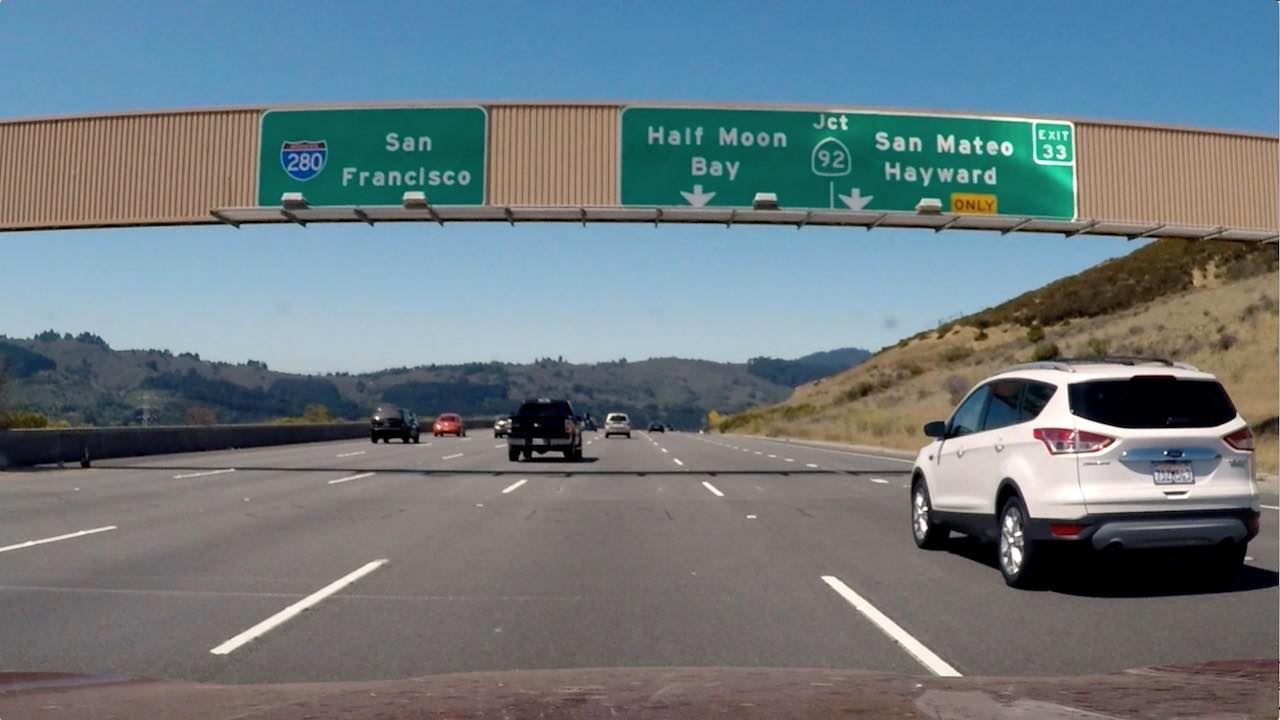
#> input picture Images/sobel_test.png, 1280 x 720 px
$ python HoughGUI.py Images/sobel_test.png
#> lines starting #> are read from the running program, lines starting #| are printed output that depends on the picture; after the words box and inside, x2 and y2 are one past the last pixel; in counts of white or black regions, pixels touching at a corner belong together
import numpy as np
import cv2
import os
import argparse

class GUI:
    def __init__(self, image, roi,):
        self.image = image
        self.roi = roi
        self.rho = 1
        self.theta_bar = 1
        self.theta = self.theta_bar * (np.pi / 180)
        self.threshold = 1
        self.min_line_len = 1
        self.max_line_gap = 1
        self.alpha = 0.3
        self.beta = 1 - self.alpha

        cv2.namedWindow("Hough Transform")
        cv2.moveWindow("Hough Transform", 100,100)
        cv2.createTrackbar('Rho', "Hough Transform", self.rho, 10, self.onChange_rho)
        cv2.createTrackbar('Theta', "Hough Transform", self.theta_bar, 10, self.onChange_theta)
        cv2.createTrackbar('Threshold', "Hough Transform", self.threshold, 100, self.onChange_threshold)
        cv2.createTrackbar('Min line length', "Hough Transform", self.min_line_len, 100, self.onChange_minlinelen)
        cv2.createTrackbar('Max line gap', "Hough Transform", self.max_line_gap, 100, self.onChange_maxlinegap)

        self.render()
        cv2.waitKey(0)
        cv2.destroyWindow("Hough Transform")

    def onChange_rho(self,value):
        value = max(1, value)
        self.rho = value
        self.render()

    def onChange_theta(self,value):
        value = max(1, value)
        self.theta = value * (np.pi / 180)
        self.render()

    def onChange_threshold(self,value):
        value = max(1, value)
        self.threshold = value
        self.render()

    def onChange_minlinelen(self,value):
        value = max(1, value)
        self.min_line_len = value
        self.render()

    def onChange_maxlinegap(self,value):
        value = max(1, value)
        self.max_line_gap = value
        self.render()

    def render(self):
        self.lines = cv2.HoughLinesP(self.roi, self.rho, self.theta, self.threshold, np.array ([ ]), self.min_line_len, self.max_line_gap)
        self.img_lines = np.zeros((self.image.shape[0], self.image.shape[1], 3), dtype=np.uint8)
        self.draw_lines(self.img_lines, self.lines)
        self.img_merged = cv2.addWeighted(self.image, self.alpha, self.img_lines, self.beta, 0)

        cv2.putText(self.img_merged, "Lines detected: {:.0f}".format(len(self.lines)), (10,20), \
            cv2.FONT_HERSHEY_PLAIN,1,(255,255,255),1)
        cv2.putText(self.img_merged, "Rho: {}".format(self.rho), (10,40), \
            cv2.FONT_HERSHEY_PLAIN,1,(255,255,255),1)
        cv2.putText(self.img_merged, "Theta: {:.0f} x pi / 180".format(self.theta * (180/np.pi)), (10,60), \
            cv2.FONT_HERSHEY_PLAIN,1,(255,255,255),1)
        cv2.putText(self.img_merged, "Threshold: {}".format(self.threshold), (10,80), \
            cv2.FONT_HERSHEY_PLAIN,1,(255,255,255),1)
        cv2.putText(self.img_merged, "Min line length: {}".format(self.min_line_len), (10,100), \
            cv2.FONT_HERSHEY_PLAIN,1,(255,255,255),1)
        cv2.putText(self.img_merged, "Max line gap: {}".format(self.max_line_gap), (10,120), \
            cv2.FONT_HERSHEY_PLAIN,1,(255,255,255),1)
        cv2.imshow("Hough Transform", self.img_merged)

    def draw_lines(self, img, lines, color=[0, 0, 255], thickness=2):
        for line in lines:
            for x1,y1,x2,y2 in line:
                cv2.line(img, (x1, y1), (x2, y2), color, thickness)


def main():
    parser = argparse.ArgumentParser()
    parser.add_argument("image", help = "image filename for hough lines")
    args = parser.parse_args()
    filename = os.path.basename(args.image)
    [imagename, fileext] = filename.split(".", 1)
    image = cv2.cvtColor(cv2.imread(args.image), cv2.COLOR_BGR2GRAY)
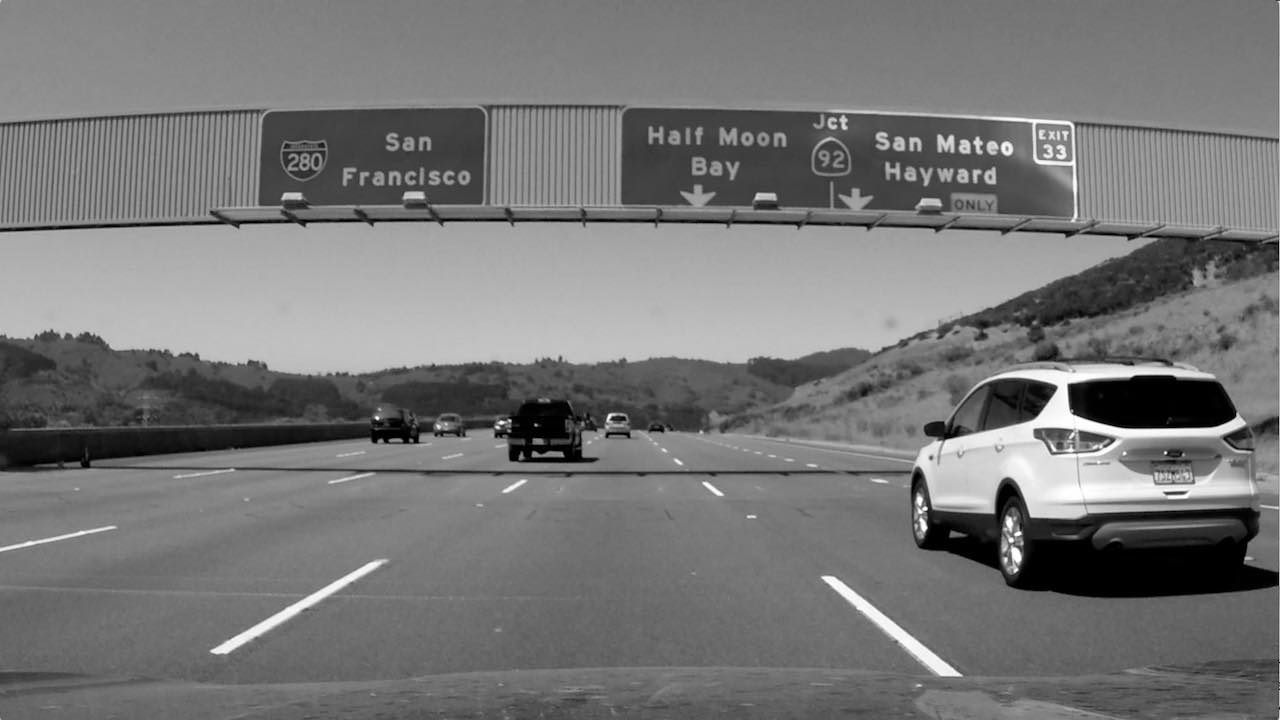
#> image: shape (720, 1280); min 0, max 255, mean 118.6
    canvas = np.zeros((image.shape[0], image.shape[1], 3), dtype=np.uint8)
    hough = GUI(canvas, image)
#> in __init__, `self.image = image`: self.image: shape (720, 1280, 3); every value is 0
#> in render, `self.lines = cv2.HoughLinesP(self.roi, self.rho, self.theta, self.thre..`: self.lines = 2091 rows, first 6: [1142, 383, 1142, 0], [997, 559, 997, 0], [576, 719, 576, 0], [431, 719, 431, 0], [354, 719, 354, 0], [822, 719, 822, 0]
#> the loop in draw_lines, `for line in lines:` made 2091 passes
#> after the loop in draw_lines, `for line in lines:`:
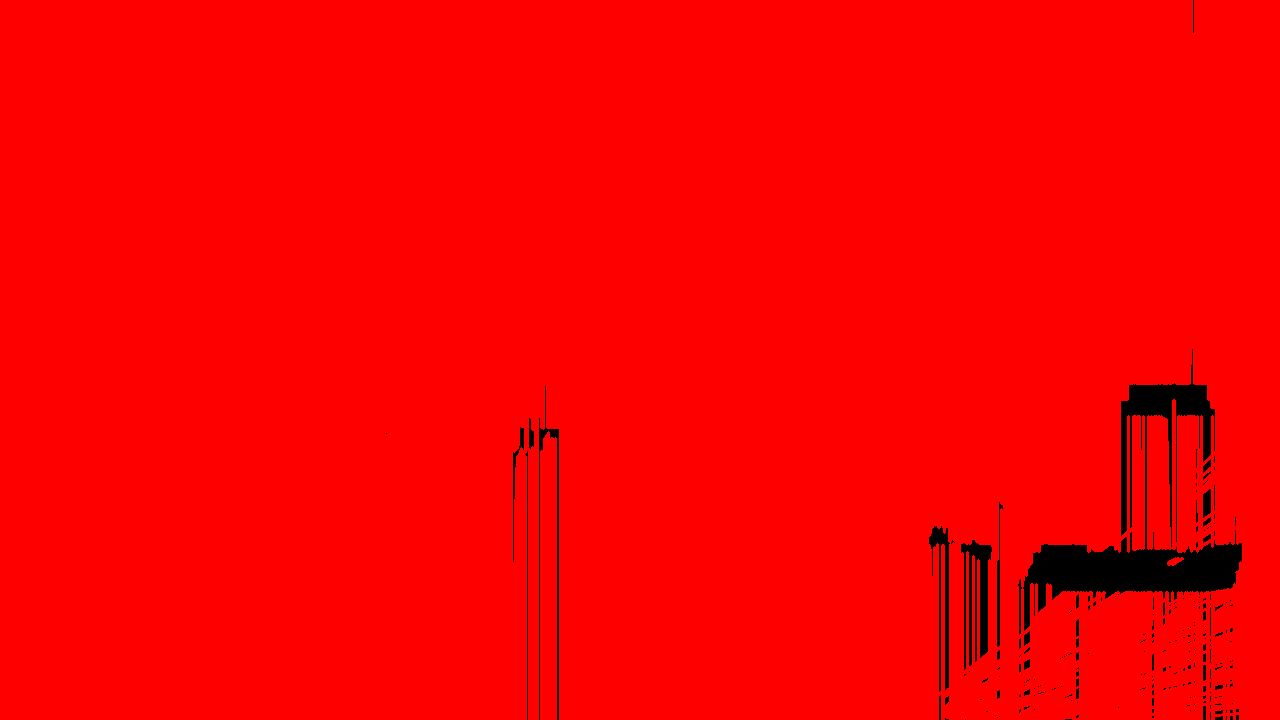
#> img: shape (720, 1280, 3); mean of channels 0, 1, 2 0, 0, 249; drawn as B, G, R
#> in render, `cv2.putText(self.img_merged, "Lines detected: {:.0f}".format(len(self...`: self.img_merged: shape (720, 1280, 3); mean of channels 0, 1, 2 0.1, 0.1, 173.9
#> in render, `cv2.putText(self.img_merged, "Rho: {}".format(self.rho), (10,40), \ cv..`: self.img_merged: shape (720, 1280, 3); mean of channels 0, 1, 2 0.1, 0.1, 173.9
#> in render, `cv2.putText(self.img_merged, "Theta: {:.0f} x pi / 180".format(self.th..`: self.img_merged: shape (720, 1280, 3); mean of channels 0, 1, 2 0.2, 0.2, 173.9
#> in render, `cv2.putText(self.img_merged, "Threshold: {}".format(self.threshold), (..`:
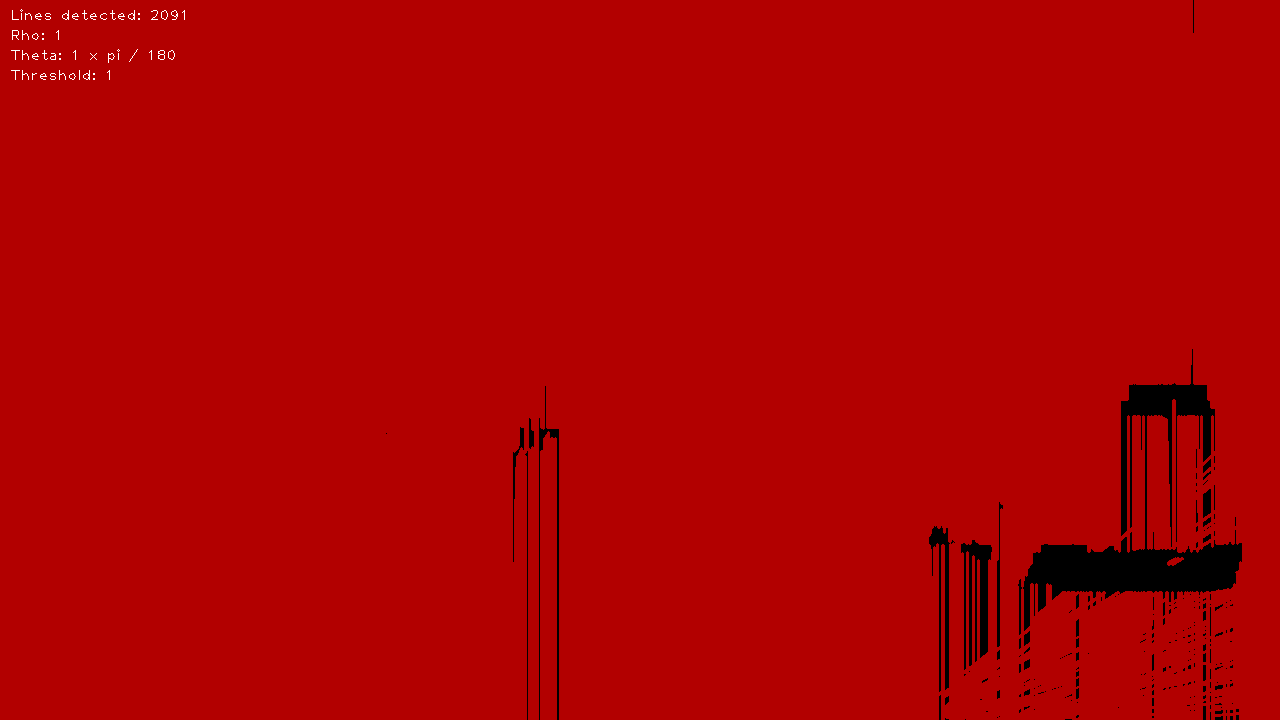
#> self.img_merged: shape (720, 1280, 3); mean of channels 0, 1, 2 0.2, 0.2, 173.9; drawn as B, G, R
#> in render, `cv2.putText(self.img_merged, "Min line length: {}".format(self.min_lin..`: self.img_merged: shape (720, 1280, 3); 0.03% of pixels changed, all inside (x1, y1, x2, y2) = (12, 89, 151, 103)
#> in render, `cv2.putText(self.img_merged, "Max line gap: {}".format(self.max_line_g..`:
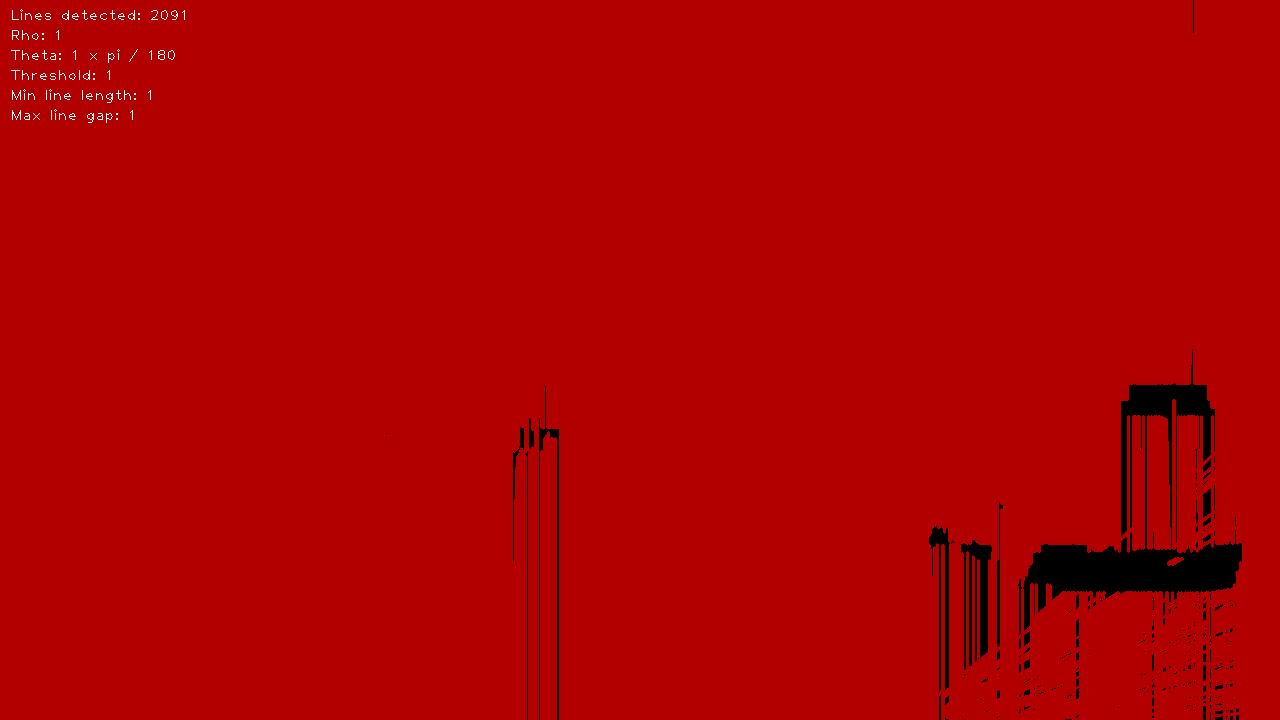
#> self.img_merged: shape (720, 1280, 3); mean of channels 0, 1, 2 0.4, 0.4, 173.9; drawn as B, G, R

if __name__ == "__main__":
    main()
